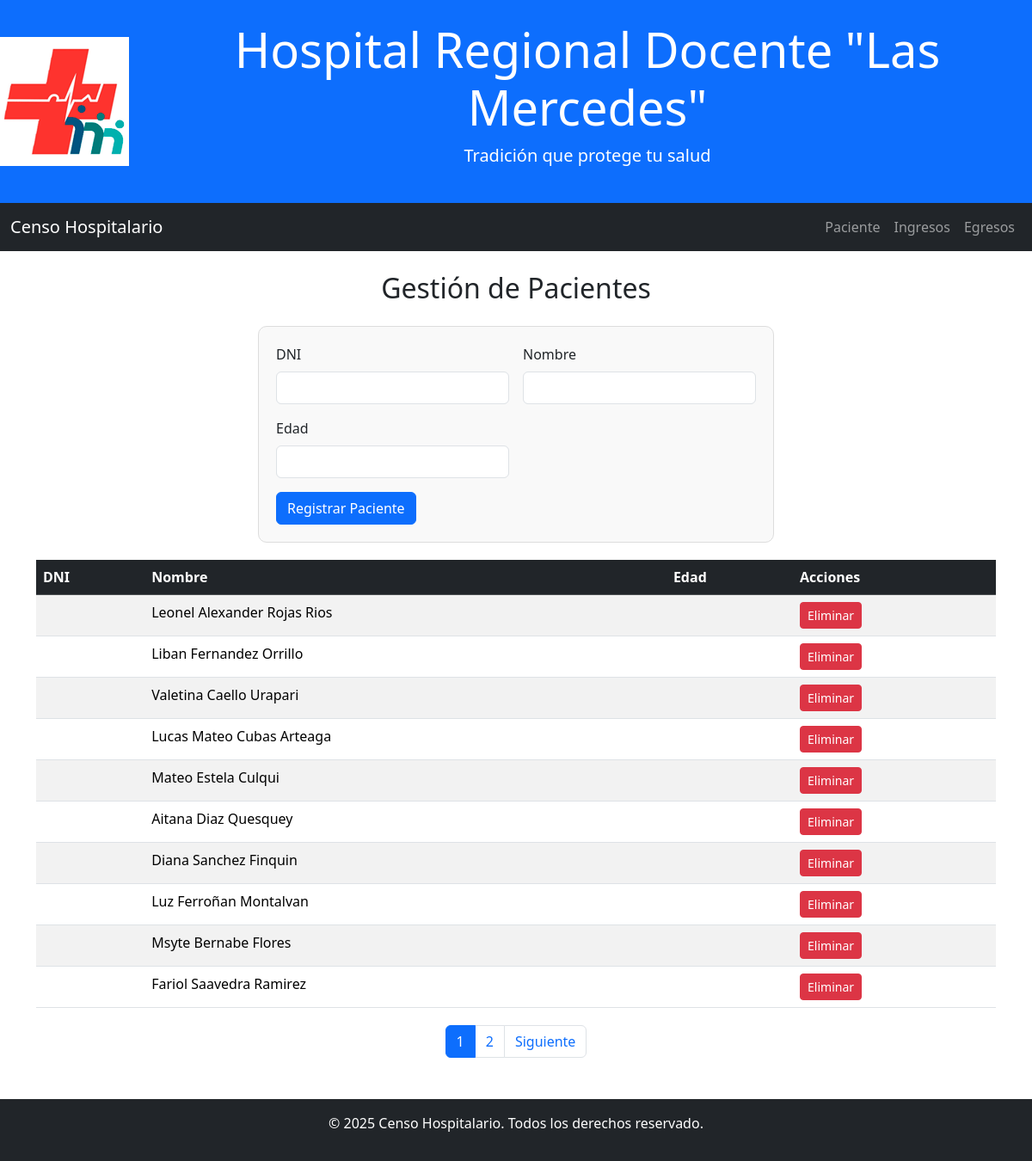
/pages/paciente.php, run on an earlier commit of the app's database.
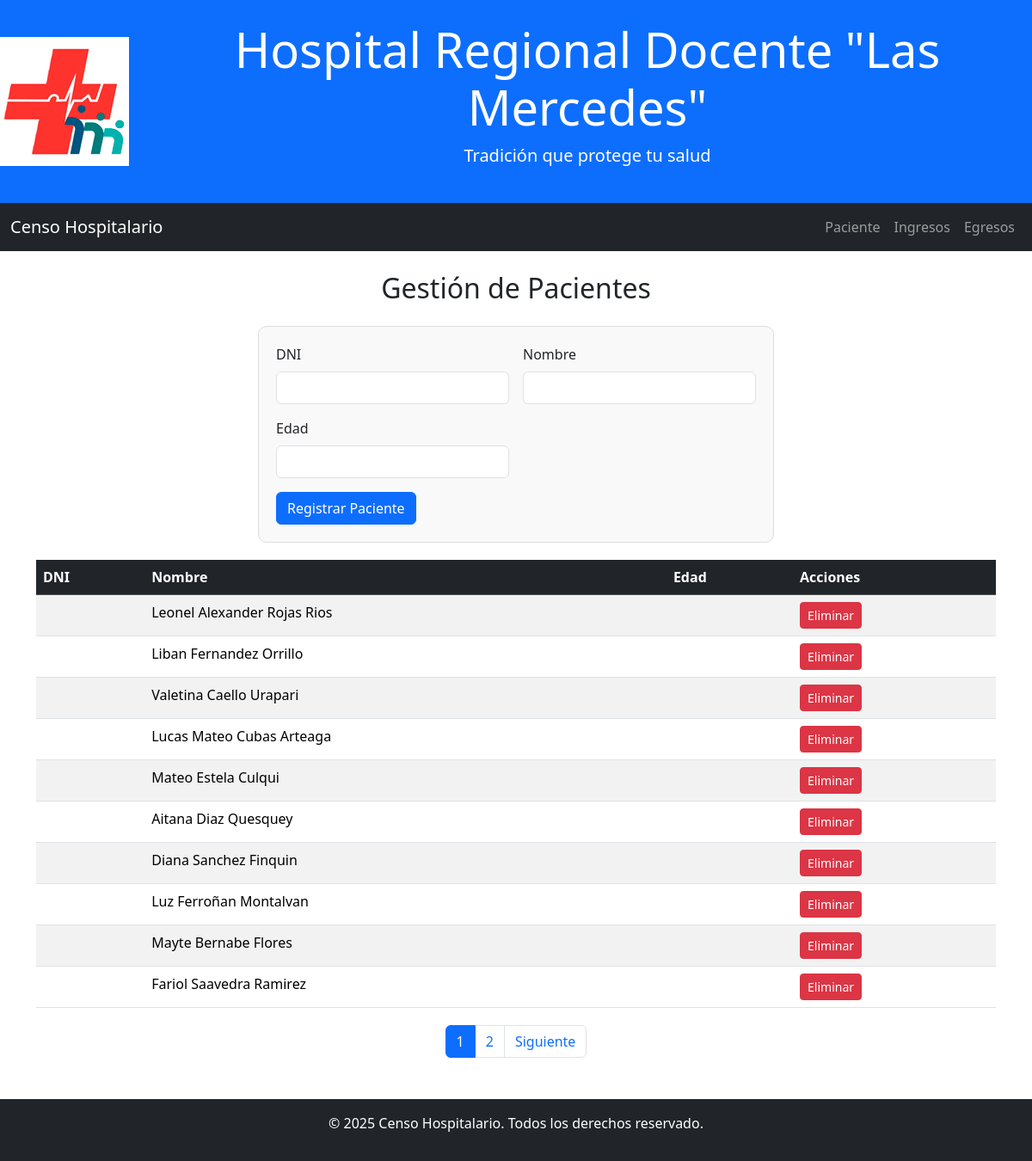
And on a later commit of the database.
### tables this page shows
CREATE TABLE `paciente` (
  `id` bigint(20) UNSIGNED NOT NULL,
  `dni` int(11) DEFAULT NULL,
  `nombre` varchar(100) NOT NULL,
  `edad` int(11) DEFAULT NULL
);

### pages/paciente.php (the view, shortened to what the changed rows need)
<!DOCTYPE html>
<html lang="es">
<head>
    <link href="https://cdn.jsdelivr.net/npm/bootstrap@5.3.3/dist/css/bootstrap.min.css"
        rel="stylesheet"
>
    <link rel="stylesheet" href="../css/estilos.css">
</head>
<body>
    <header class="bg-primary text-white text-center py-4 d-flex align-items-center justify-content-center">
        <div>
            <h1 class="display-4">Hospital Regional Docente "Las Mercedes"</h1>
        </div>
    </header>
    <div class="container mt-4">
        <h2 class="text-center mb-4">Gestión de Pacientes</h2>
        <div class="table-container">
            <?php
            include '../includes/db.php';
            $page = isset($_GET['page']) ? (int)$_GET['page'] : 1;
            $perPage = 10;
            $offset = ($page - 1) * $perPage;
            $result = $conn->query("SELECT * FROM paciente ORDER BY id DESC LIMIT $perPage OFFSET $offset");
            if ($result->rowCount() > 0) {
                echo "<table class='table table-striped table-hover'>
                        <thead class='table-dark'>
                            <tr>
                                <th>DNI</th>
                                <th>Nombre</th>
                                <th>Edad</th>
                                <th>Acciones</th>
                            </tr>
                        </thead>
                        <tbody>";
                while ($row = $result->fetch(PDO::FETCH_ASSOC)) {
                    echo "<tr>
                            <td>" . $row["dni"] . "</td>
                            <td>" . $row["nombre"] . "</td>
                            <td>" . $row["edad"] . "</td>
                            <td>
                                <form action='../js/eliminar_paciente.php' method='POST' style='display:inline;'>
                                    <input type='hidden' name='nombre' value='" . htmlspecialchars($row["nombre"]) . "'>
                                    <button class='btn btn-danger btn-sm' type='submit'
                                    onclick='return confirm(\"¿Estás seguro de eliminar este paciente?\");'>Eliminar</button>
                                </form>
                            </td>
                          </tr>";
                }
                echo "</tbody></table>";
            } else {
                echo "<div class='alert alert-info'>No hay pacientes registrados.</div>";
            }
            ?>
        </div>
    </div>
</body>
</html>

What changed in the data, as far as the page shows it:
changed paciente: nombre "Msyte Bernabe Flores" → "Mayte Bernabe Flores"
